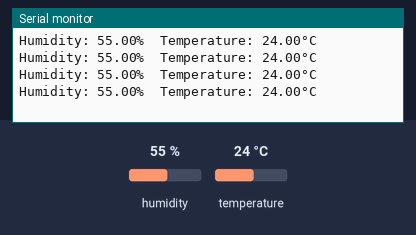
Recording of a sketch running on a simulated Arduino Uno, built with avr-gcc and run on an emulated ATmega328P. Parts: the last lines printed to the serial monitor. The inputs (shaded band) are chosen by the test bench; at power-on: humidity 55 %, temperature 24 °C.

Above: at 4.8 s.
4.9 s: humidity set to 22 %
At 6.5 s:
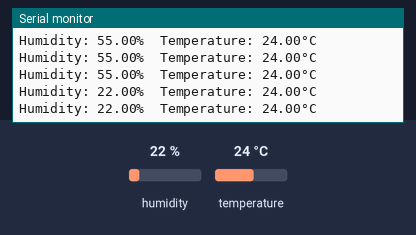
7.9 s: temperature set to 12 °C
At 8.9 s:
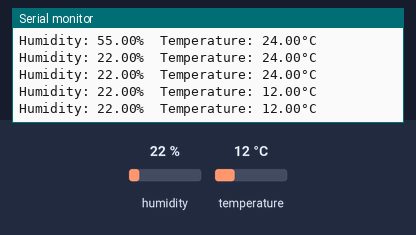
10.9 s: humidity set to 40 %
At 12.6 s:
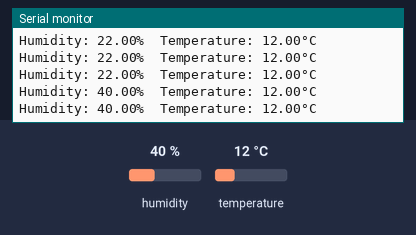
Timing chart, 0 to 14.1 s (numbered marks = the images above; inputs shaded):
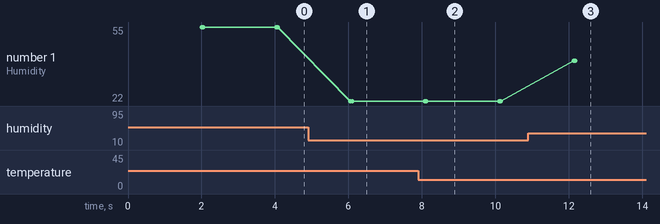

Measured:
- after the input at 4.9 s, the serial monitor: prints a new line after 1.2 s (image 1)
- after the input at 7.9 s, the serial monitor: prints a new line after 0.18 s (image 2)
- after the input at 10.9 s, the serial monitor: prints a new line after 1.2 s (image 3)
- plotted number 1: 55 → 22 after the input at 4.9 s, 22 → 40 after the input at 10.9 s

The sketch:

DHT22.ino
```cpp
#include "DHT.h"

#define DHTPIN 5     // Digital pin connected to the DHT sensor

#define DHTTYPE DHT22   // DHT 22  (AM2302), AM2321
DHT dht(DHTPIN, DHTTYPE);
float temperature = 0.0;
float humidity = 0.0;

void setup() {
  Serial.begin(9600);
  dht.begin();
}
void readDht(){
  // Wait a few seconds between measurements.
  delay(2000);

  // Reading temperature or humidity takes about 250 milliseconds!
  // Sensor readings may also be up to 2 seconds 'old' (its a very slow sensor)
  humidity = dht.readHumidity();
  // Read temperature as Celsius (the default)
  temperature = dht.readTemperature();
  // Check if any reads failed and exit early (to try again).
  if (isnan(humidity) || isnan(temperature)) {
    Serial.println(F("Failed to read from DHT sensor!"));
    return;
  }

  Serial.print(F("Humidity: "));
  Serial.print(humidity);
  Serial.print(F("%  Temperature: "));
  Serial.print(temperature);
  Serial.println(F("°C "));
}


void loop() {
  readDht();
  Serial.print(F("Humidity: "));
  Serial.print(humidity);
  Serial.print(F("%  Temperature: "));
  Serial.print(temperature);
  Serial.println(F("°C "));
}
```
